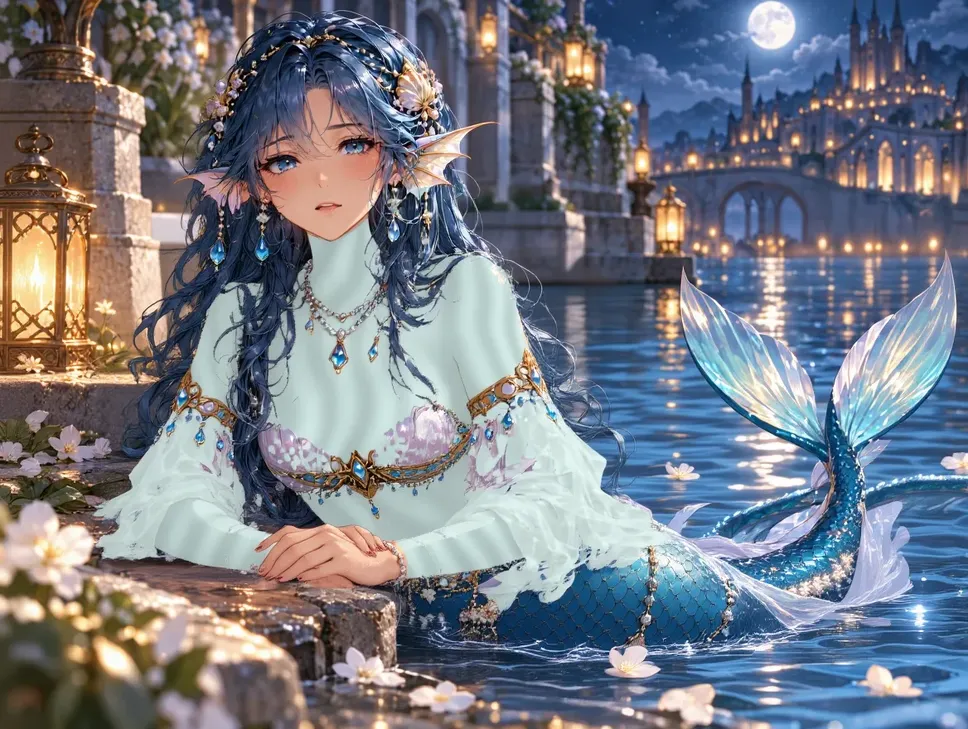
#> input picture art-src/redrawn/nerelle_nerelle_forbidden_journey.generated.webp, 968 x 729 px, shrunk from 1168 x 880 before the run
$ python probe.py ../../art-src/redrawn/nerelle_nerelle_forbidden_journey.generated.webp
#> lines starting #> are read from the running program, lines starting #| are printed output that depends on the picture
import sys, numpy as np, cv2
from PIL import Image
src = sys.argv[1]
im = np.array(Image.open(src).convert('RGB'))
#> im is the input picture: shape (729, 968, 3); mean R, G, B 118.3, 122.5, 132.5
hsv = cv2.cvtColor(im, cv2.COLOR_RGB2HSV_FULL).astype(float)
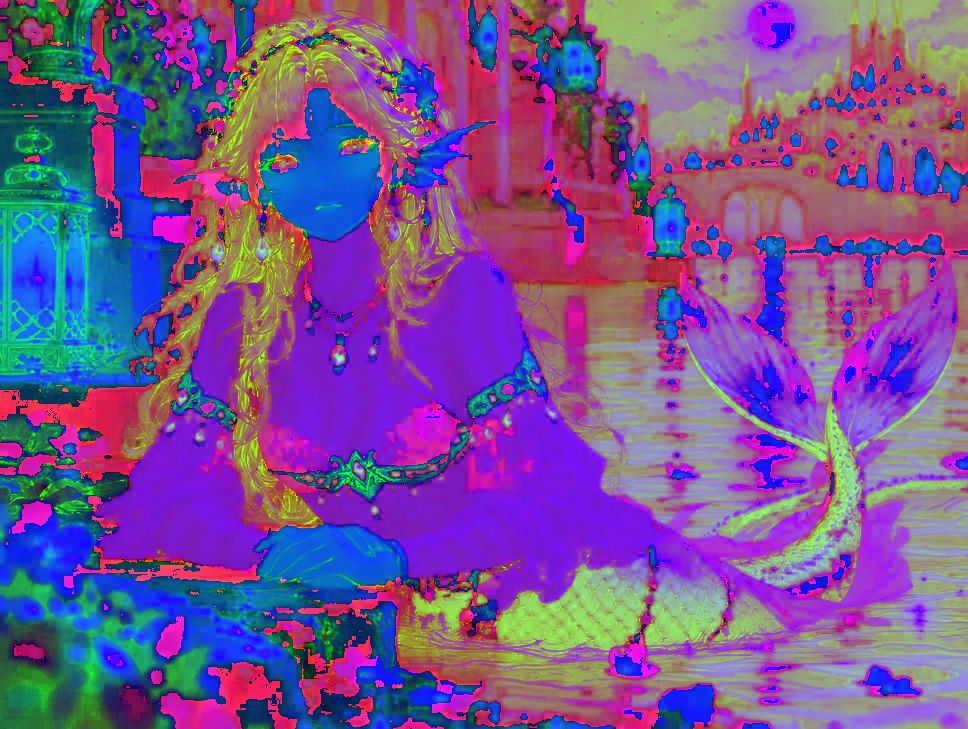
#> hsv: shape (729, 968, 3) float64; mean R, G, B 120, 83.9, 147.1
for pt in sys.argv[2:]:
    name, xy = pt.split('=')
    x, y = map(int, xy.split(','))
    patch = im[y-4:y+5, x-4:x+5].reshape(-1, 3).mean(0)
    hp = hsv[y-4:y+5, x-4:x+5].reshape(-1, 3).mean(0)
    print(f"{name:12s} rgb={patch.round().astype(int)} h={hp[0]*360/256:5.1f} s={hp[1]/255:.2f} v={hp[2]/255:.2f}")
